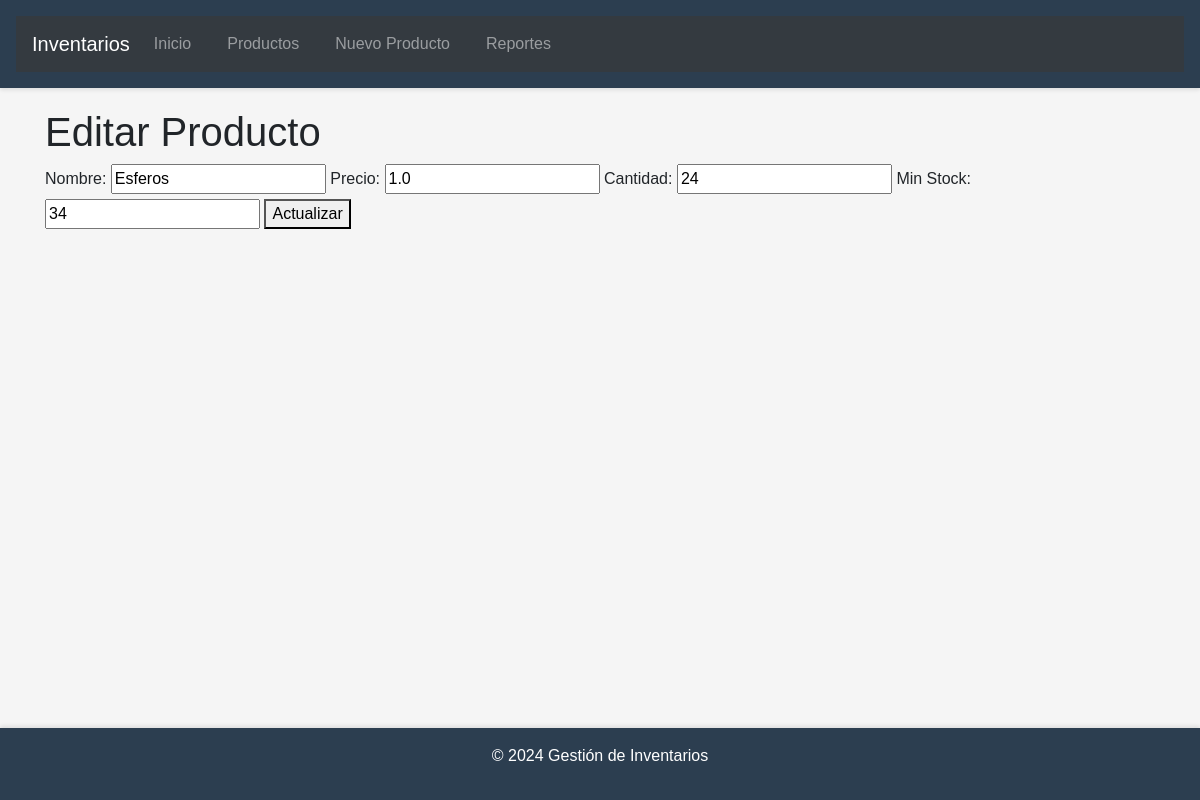
Page /producto/4/editar on the committed database.
### models.py (models this page shows)
class Producto(db.Model):
    id = db.Column(db.Integer, primary_key=True)
    nombre = db.Column(db.String(100), nullable=False)
    precio = db.Column(db.Float, nullable=False)
    cantidad = db.Column(db.Integer, nullable=False)
    min_stock = db.Column(db.Integer, nullable=False)

### routes.py (the view, shortened to what this page needs)
@app.route('/producto/<int:id>/editar', methods=['GET', 'POST'])
def editar_producto(id):
    producto = Producto.query.get_or_404(id)
    return render_template('editar_producto.html', producto=producto)

### templates/editar_producto.html
{% extends "base.html" %}
{% block content %}
<h1>Editar Producto</h1>
<form method="POST">
    <label for="nombre">Nombre:</label>
    <input type="text" id="nombre" name="nombre" value="{{ producto.nombre }}">
    <label for="precio">Precio:</label>
    <input type="number" id="precio" name="precio" value="{{ producto.precio }}">
    <label for="cantidad">Cantidad:</label>
    <input type="number" id="cantidad" name="cantidad" value="{{ producto.cantidad }}">
    <label for="min_stock">Min Stock:</label>
    <input type="number" id="min_stock" name="min_stock" value="{{ producto.min_stock }}">
    <button type="submit">Actualizar</button>
</form>
{% endblock %}

### static/css/styles.css (style rules this page uses)
body { font-family: Arial, sans-serif; margin: 0; padding: 0; background-color: #f5f5f5; }
html, body { height: 100%; margin: 0; padding: 0; }
body { display: flex; flex-direction: column; }

### rows in the picture
Producto: nombre "Esferos", precio "1.0", cantidad "24", min_stock "34"
